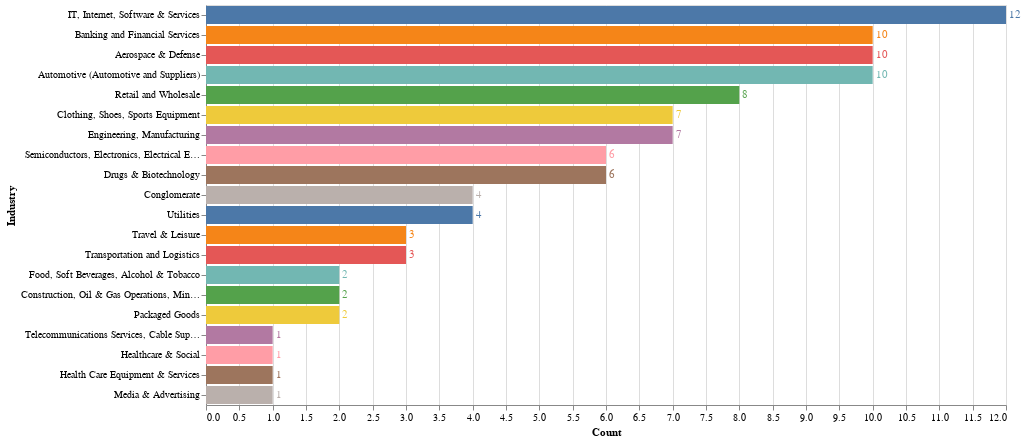

The notebook cell saved with this chart:
### Code cell
bars = alt.Chart(df3).mark_bar().encode(
    x = alt.X('Count:Q'),
    y = alt.Y('Industry:N', sort = alt.EncodingSortField(field = 'Industry', op = 'count', order = 'ascending')),
    color = alt.Color('Industry', sort = '-x', legend = None)
)

text = bars.mark_text(
    align = 'left',
    baseline = 'middle',
    dx = 3  # Nudges text to right so it doesn't appear on top of the bar
).encode(
    text = 'Count:Q'
)

(bars + text).properties(height = 400, width = 800)

### Figure 1 — Vega-Lite specification as saved in the notebook (floating-point values rounded to 4 significant figures)
{"config": {"view": {"continuousWidth": 400, "continuousHeight": 300}}, "layer": [{"mark": "bar", "encoding": {"color": {"field": "Industry", "legend": null, "sort": "-x", "type": "nominal"}, "x": {"field": "Count", "type": "quantitative"}, "y": {"field": "Industry", "sort": {"field": "Industry", "op": "count", "order": "ascending"}, "type": "nominal"}}}, {"mark": {"type": "text", "align": "left", "baseline": "middle", "dx": 3}, "encoding": {"color": {"field": "Industry", "legend": null, "sort": "-x", "type": "nominal"}, "text": {"field": "Count", "type": "quantitative"}, "x": {"field": "Count", "type": "quantitative"}, "y": {"field": "Industry", "sort": {"field": "Industry", "op": "count", "order": "ascending"}, "type": "nominal"}}}], "data": {"name": "data-751c1d559da731d870b47de44e8f8163"}, "height": 400, "width": 800, "$schema": "https://vega.github.io/schema/vega-lite/v4.17.0.json", "datasets": {"data-751c1d559da731d870b47de44e8f8163": [{"Industry": "IT, Internet, Software & Services", "Count": 12}, {"Industry": "Banking and Financial Services", "Count": 10}, {"Industry": "Aerospace & Defense", "Count": 10}, {"Industry": "Automotive (Automotive and Suppliers)", "Count": 10}, {"Industry": "Retail and Wholesale", "Count": 8}, {"Industry": "Clothing, Shoes, Sports Equipment", "Count": 7}, {"Industry": "Engineering, Manufacturing", "Count": 7}, {"Industry": "Semiconductors, Electronics, Electrical Engineering, Technology Hardware & Equipment", "Count": 6}, {"Industry": "Drugs & Biotechnology", "Count": 6}, {"Industry": "Conglomerate", "Count": 4}, {"Industry": "Utilities", "Count": 4}, {"Industry": "Travel & Leisure      ", "Count": 3}, {"Industry": "Transportation and Logistics", "Count": 3}, {"Industry": "Food, Soft Beverages, Alcohol & Tobacco", "Count": 2}, {"Industry": "Construction, Oil & Gas Operations, Mining and Chemicals", "Count": 2}, {"Industry": "Packaged Goods", "Count": 2}, {"Industry": "Telecommunications Services, Cable Supplier", "Count": 1}, {"Industry": "Healthcare & Social", "Count": 1}, {"Industry": "Health Care Equipment & Services", "Count": 1}, {"Industry": "Media & Advertising", "Count": 1}]}}
